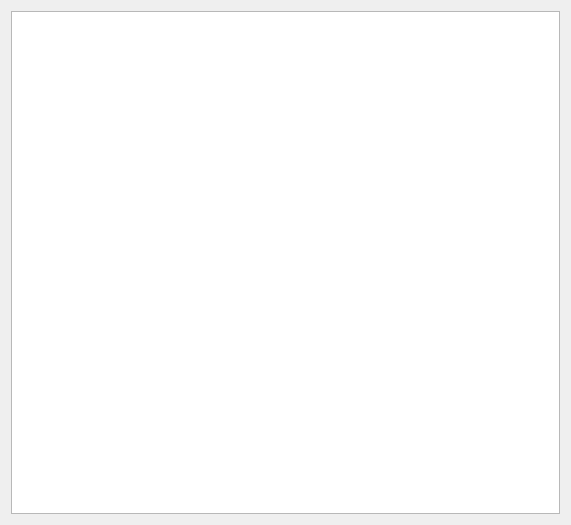
<?xml version="1.0" encoding="UTF-8"?>
<ui version="4.0">
 <class>Discover</class>
 <widget class="QWidget" name="Discover">
  <property name="geometry">
   <rect>
    <x>0</x>
    <y>0</y>
    <width>571</width>
    <height>525</height>
   </rect>
  </property>
  <layout class="QVBoxLayout" name="verticalLayout_2">
   <item>
    <layout class="QVBoxLayout" name="verticalLayout">
     <item>
      <widget class="QListView" name="devices">
       <property name="iconSize">
        <size>
         <width>48</width>
         <height>48</height>
        </size>
       </property>
       <property name="verticalScrollMode">
        <enum>QAbstractItemView::ScrollPerPixel</enum>
       </property>
      </widget>
     </item>
     <item>
      <layout class="QHBoxLayout" name="horizontalLayout_2"/>
     </item>
    </layout>
   </item>
  </layout>
 </widget>
 <resources/>
 <connections/>
</ui>
